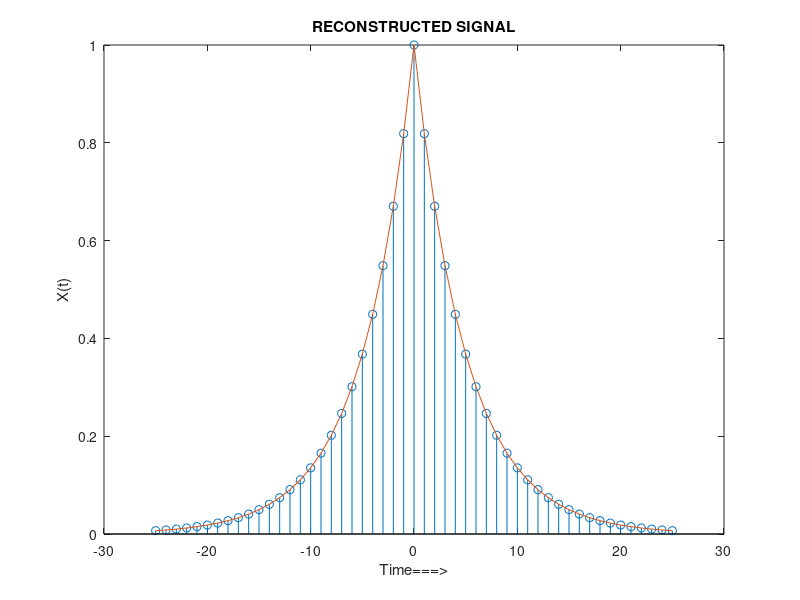

Here is the MATLAB script that generated this plot:
clc; clear all; close all;
Ts=0.0002;
n=-25:1:25;
nTs=n*Ts;
x=exp(-1000*abs(nTs));
Dt=0.0002;
t=-0.005:Dt:0.005;
fs=5000;
xt=x*sinc(fs*(ones(length(n),1)*t-nTs'*ones(1,length(t))));
figure;
stem(n,x);
hold on;
plot(-25:25,xt);
xlabel('Time===>');
ylabel('X(t)');
title('RECONSTRUCTED SIGNAL');
